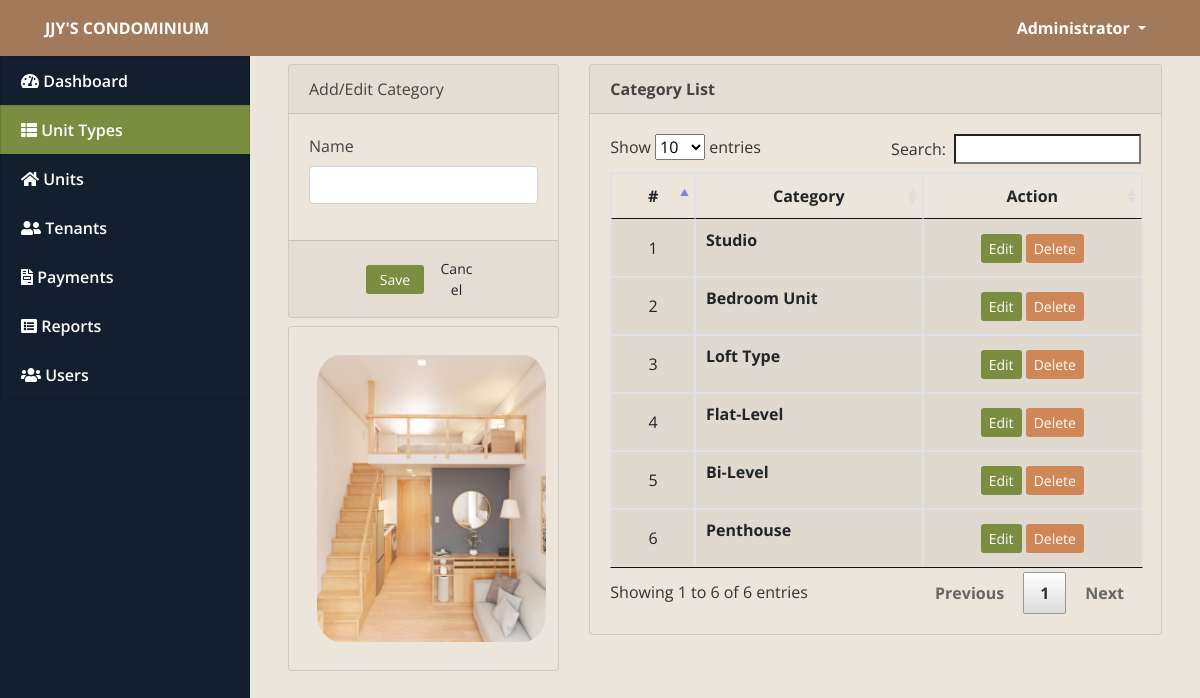
The page /index.php?page=categories (signed in) on the database its author committed.
### tables this page shows
CREATE TABLE `categories` (
  `id` int(30) NOT NULL,
  `name` varchar(200) NOT NULL
);

### categories.php (the view, shortened to what this page needs)
<?php include('db_connect.php');?>
<link rel="stylesheet" href="css/overrides.css">
<div class="container-fluid">
	<div class="col-lg-12">
		<div class="row">
			<div class="col-md-4">
				<form action="" id="manage-category">
					<div class="card">
						<div class="card-header">
								Add/Edit Category
						</div>
						<div class="card-body">
								<div class="form-group">
									<label class="control-label">Name</label>
									<input type="text" class="form-control" name="name" autocomplete="off" required>
								</div>
						</div>
						<div class="card-footer">
							<div class="row">
								<div class="col-md-12">
									<button class="btn btn-sm btn-primary col-sm-3 offset-md-3"> Save</button>
									<button class="btn btn-sm btn-default col-sm-3" type="button" onclick="$('#manage-category').get(0).reset()"> Cancel</button>
								</div>
							</div>
						</div>
					</div>
				</form>
				<div class="card mt-2">
					<div class="card-body">
						<img src="assets/img/categories.jpeg" alt="" class="imgs">
					</div>
				</div>
			</div>
			<div class="col-md-8">
				<div class="card">
					<div class="card-header">
						<b>Category List</b>
					</div>
					<div class="card-body">
						<table class="table table-bordered table-hover">
							<thead>
								<tr>
									<th class="text-center">#</th>
									<th class="text-center">Category</th>
									<th class="text-center">Action</th>
								</tr>
							</thead>
							<tbody>
								<?php
								$i = 1;
								$category = $conn->query("SELECT * FROM categories order by id asc");
								while($row=$category->fetch_assoc()):
								?>
								<tr>
									<td class="text-center"><?php echo $i++ ?></td>
									<td class="">
										<p><b><?php echo $row['name'] ?></b></p>
									</td>
									<td class="text-center">
										<button class="btn btn-sm btn-primary edit_category" type="button" data-id="<?php echo $row['id'] ?>"  data-name="<?php echo $row['name'] ?>" >Edit</button>
										<button class="btn btn-sm btn-danger delete_category" type="button" data-id="<?php echo $row['id'] ?>">Delete</button>
									</td>
								</tr>
								<?php endwhile; ?>
							</tbody>
						</table>
					</div>
				</div>
			</div>
		</div>
	</div>
</div>

### css/overrides.css (style rules this page uses)
.btn-primary { color: #ffffff; background: #7b8d41 !important; border: none; }
.btn-danger { color: #ffffff; background: #cf8758 !important; border: none; }
.card { background: #ebe5db !important; }
.table.dataTable tbody tr { background-color: rgba(0,0,0,.05); }

### assets/css/style.css (style rules this page uses)
body { font-family: "Open Sans", sans-serif; color: #444444; width: 100%; height: calc(100%); }

### index.php (style rules this page uses)
body { background: #80808045; }

### categories.php (style rules this page uses)
.imgs { border-radius: 10%; margin: .5em; max-width: calc(100%); max-height: calc(100%); }
td { vertical-align: middle !important; }

### rows shown on the page
categories: name "Studio"
categories: name "Bedroom Unit"
categories: name "Loft Type"
categories: name "Flat-Level"
categories: name "Bi-Level"
categories: name "Penthouse"

### other values the page prints
$_SESSION['system']['name'] "JJY'S CONDOMINIUM"
$_SESSION['login_name'] "Administrator"
